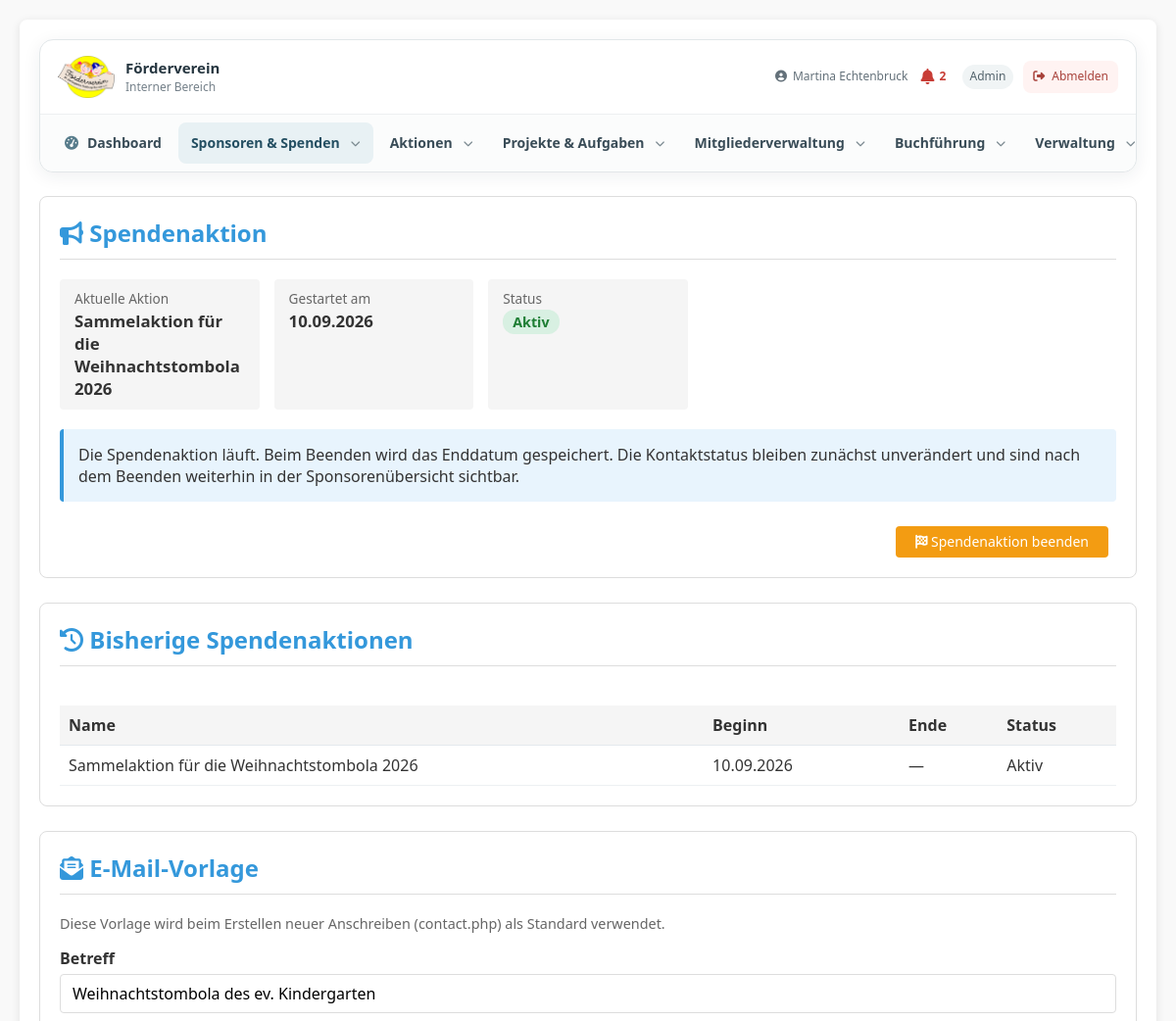
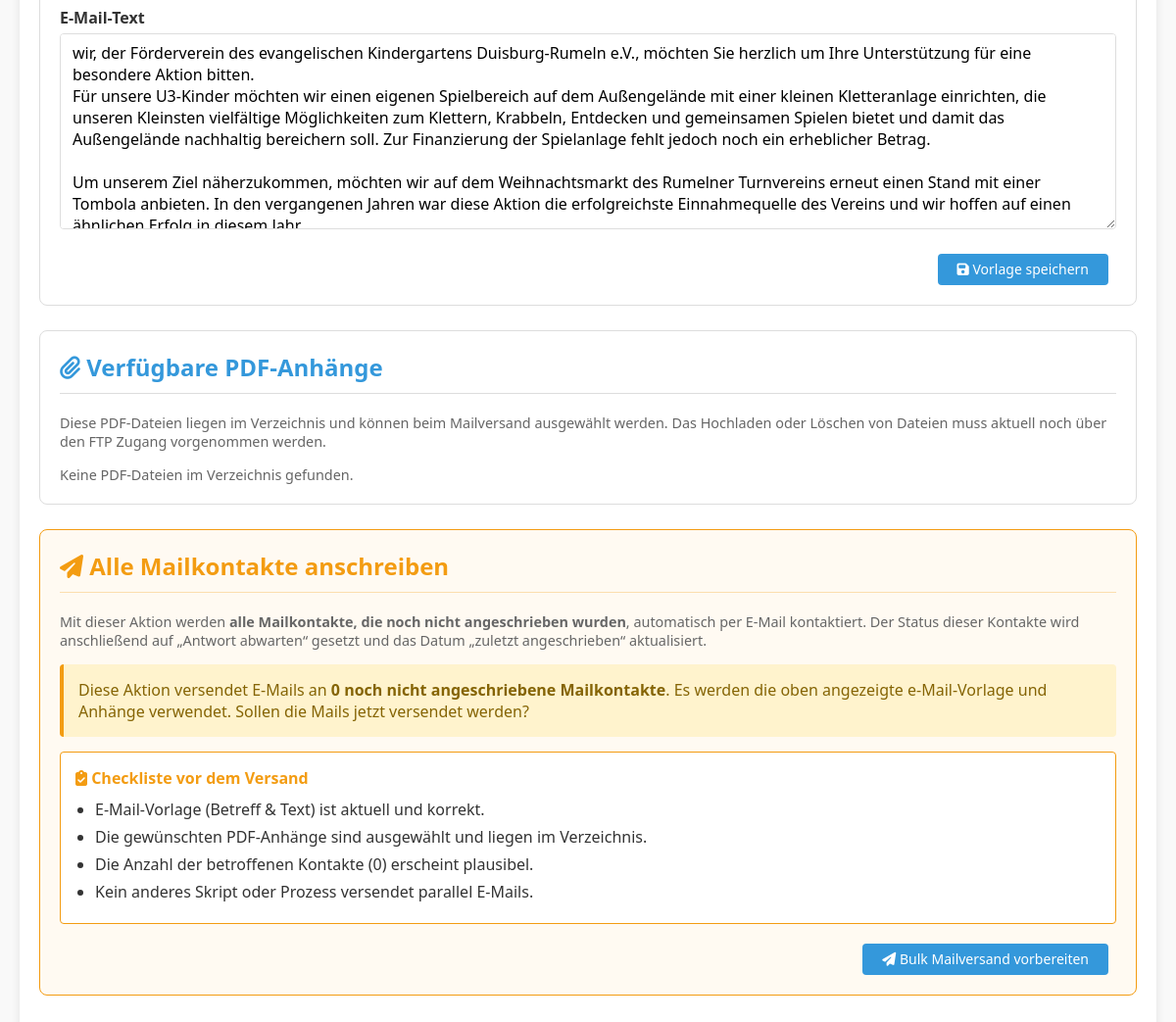
/edit_fundraising.php (signed in), run on the app's committed database (2 pictures, top to bottom).
### tables this page shows
CREATE TABLE `roles` (
  `id` int NOT NULL,
  `role_name` varchar(50) NOT NULL,
  `description` text,
  `created_at` timestamp NULL DEFAULT CURRENT_TIMESTAMP
);

CREATE TABLE `fundraising_campaigns` (
  `id` int UNSIGNED NOT NULL,
  `name` varchar(150) NOT NULL,
  `started_at` datetime NOT NULL DEFAULT CURRENT_TIMESTAMP,
  `ended_at` datetime DEFAULT NULL,
  `started_by` int DEFAULT NULL,
  `ended_by` int DEFAULT NULL,
  `created_at` timestamp NOT NULL DEFAULT CURRENT_TIMESTAMP
);

### edit_fundraising.php (called while the page is built, shortened)
<?php
require __DIR__ . '/app/Modules/Spendenaktionen/Pages/edit_fundraising.php';

### app/Core/Auth.php (called while the page is built, shortened)
<?php
function getUserRole() {
    $database = new Database();
    $conn = $database->getConnection();
    $stmt = $conn->prepare("
        SELECT r.role_name
        FROM users u
        JOIN user_roles ur ON u.id = ur.user_id
        JOIN roles r ON ur.role_id = r.id
        WHERE u.id = ?
        LIMIT 1
    ");
    $stmt->execute([$_SESSION['user_id']]);
    return $stmt->fetchColumn();
}
?>

### app/Modules/Spendenaktionen/Pages/edit_fundraising.php (the view, shortened to what this page needs)
<?php
$appRoot = dirname(__DIR__, 4);
require_once $appRoot . '/auth.php';
$currentFundraising = null;
$campaignHistory = [];
$pendingMailContacts = 0;
try {
    $database = new Database();
    $conn = $database->getConnection();
    $conn->setAttribute(PDO::ATTR_ERRMODE, PDO::ERRMODE_EXCEPTION);
    $activeCampaignStmt = $conn->query("SELECT id, name, started_at, ended_at FROM fundraising_campaigns WHERE ended_at IS NULL ORDER BY started_at DESC, id DESC LIMIT 1");
    $currentFundraising = $activeCampaignStmt->fetch(PDO::FETCH_ASSOC) ?: null;
    $campaignHistory = $conn->query("SELECT id, name, started_at, ended_at FROM fundraising_campaigns ORDER BY started_at DESC, id DESC LIMIT 10")->fetchAll(PDO::FETCH_ASSOC);
    $stmt = $conn->prepare("
        SELECT COUNT(*) FROM contacts
        WHERE typ = 'Mail'
          AND (status IS NULL OR status = '')
    ");
    $stmt->execute();
    $pendingMailContacts = (int)$stmt->fetchColumn();
    $stmt = $conn->prepare("SELECT betreff, mailtext FROM email_templates WHERE is_default = TRUE LIMIT 1");
    $stmt->execute();
    $template = $stmt->fetch(PDO::FETCH_ASSOC);
} catch (Exception $e) {
    $template = false;
}
$betreff = $template['betreff'] ?? 'Spendenanfrage für den Förderverein';
$text    = $template['mailtext'] ?? "Sehr geehrte Damen und Herren,\n\n" .
    "wir wenden uns heute mit einer Bitte an Sie: Unterstützen Sie unsere aktuelle Spendenaktion " .
    "für den Förderverein der Ev. KiTa Garumeln.\n\n" .
    "Jede Spende – ob groß oder klein – hilft uns, die Einrichtung für die Kinder noch schöner zu gestalten.\n\n" .
    "Mit freundlichen Grüßen\nIhr Förderverein";
$pdfFiles = [];
sort($pdfFiles);
?>
<!DOCTYPE html>
<html lang="de">
<head>
    <link rel="stylesheet" href="styles.css">
    <link rel="stylesheet" href="https://cdnjs.cloudflare.com/ajax/libs/font-awesome/6.4.0/css/all.min.css">
    <link rel="stylesheet" href="includes/navigation.css">
</head>
<body>
    <div class="container">
        <header class="app-page-header">
            <?php require $appRoot . '/includes/navigation.php'; ?>
        </header>
        <div class="fundraising-card">
            <h2><i class="fas fa-bullhorn"></i> Spendenaktion</h2>
            <?php if ($currentFundraising): ?>
                <div class="meta-grid">
                    <div class="meta-item"><div class="label">Aktuelle Aktion</div><div class="value"><?php echo htmlspecialchars($currentFundraising['name']); ?></div></div>
                    <div class="meta-item"><div class="label">Gestartet am</div><div class="value"><?php echo htmlspecialchars(date('d.m.Y', strtotime($currentFundraising['started_at']))); ?></div></div>
                    <div class="meta-item"><div class="label">Status</div><div class="value"><span class="status-badge active">Aktiv</span></div></div>
                </div>
                <div class="info-box" style="margin-top:20px;">Die Spendenaktion läuft. Beim Beenden wird das Enddatum gespeichert. Die Kontaktstatus bleiben zunächst unverändert und sind nach dem Beenden weiterhin in der Sponsorenübersicht sichtbar.</div>
                <div class="actions" style="margin-top:16px"><button type="button" class="btn btn-warning" id="endFundraisingBtn"><i class="fas fa-flag-checkered"></i> &nbsp;Spendenaktion beenden</button></div>
            <?php endif; ?>
        </div>
        <?php if (!empty($campaignHistory)): ?>
        <div class="fundraising-card">
            <h2><i class="fas fa-clock-rotate-left"></i> Bisherige Spendenaktionen</h2>
            <div style="overflow-x:auto"><table style="width:100%;border-collapse:collapse"><thead><tr><th style="text-align:left;padding:9px;border-bottom:1px solid #e4e9ed">Name</th><th style="text-align:left;padding:9px;border-bottom:1px solid #e4e9ed">Beginn</th><th style="text-align:left;padding:9px;border-bottom:1px solid #e4e9ed">Ende</th><th style="text-align:left;padding:9px;border-bottom:1px solid #e4e9ed">Status</th></tr></thead><tbody>
            <?php foreach ($campaignHistory as $campaign): ?>
                <tr><td style="padding:9px;border-bottom:1px solid #edf0f2"><?php echo htmlspecialchars($campaign['name']); ?></td><td style="padding:9px;border-bottom:1px solid #edf0f2"><?php echo htmlspecialchars(date('d.m.Y', strtotime($campaign['started_at']))); ?></td><td style="padding:9px;border-bottom:1px solid #edf0f2"><?php echo $campaign['ended_at'] ? htmlspecialchars(date('d.m.Y', strtotime($campaign['ended_at']))) : '—'; ?></td><td style="padding:9px;border-bottom:1px solid #edf0f2"><?php echo $campaign['ended_at'] ? 'Beendet' : 'Aktiv'; ?></td></tr>
            <?php endforeach; ?>
            </tbody></table></div>
        </div>
        <?php endif; ?>
        <div class="fundraising-card">
            <h2><i class="fas fa-envelope-open-text"></i> E-Mail-Vorlage</h2>
            <p class="section-description">
                Diese Vorlage wird beim Erstellen neuer Anschreiben (contact.php) als Standard verwendet.
            </p>
            <form>
                <div class="form-group" style="margin-bottom: 15px;">
                    <label for="betreff">Betreff</label>
                    <input type="text" id="betreff" class="form-control"
                           value="<?php echo htmlspecialchars($betreff); ?>">
                </div>
                <div class="form-group" style="margin-bottom: 15px;">
                    <label for="mailtext">E-Mail-Text</label>
                    <textarea id="mailtext" class="form-control"><?php echo htmlspecialchars($text); ?></textarea>
                </div>
                <div class="actions">
                    <button type="submit" class="btn btn-primary" disabled>
                        <i class="fas fa-save"></i> &nbsp;Vorlage speichern
                    </button>
                </div>
            </form>
        </div>
        <div class="fundraising-card">
            <h2><i class="fas fa-paperclip"></i> Verf&uuml;gbare PDF-Anh&auml;nge</h2>
            <p class="section-description">
                Diese PDF-Dateien liegen im Verzeichnis und k&ouml;nnen beim Mailversand ausgew&auml;hlt werden.
                Das Hochladen oder L&ouml;schen von Dateien muss aktuell noch &uuml;ber den FTP Zugang vorgenommen werden.
            </p>
            <?php if (!empty($pdfFiles)): ?>
                <div class="pdf-list">
                    <?php foreach ($pdfFiles as $pdfFile): ?>
                        <div class="pdf-item">
                            <div class="name">
                                <i class="fas fa-file-pdf"></i>
                                <?php echo htmlspecialchars($pdfFile); ?>
                            </div>
                            <div class="size">
                                <?php echo round(filesize($pdfFile) / 1024, 2); ?> KB
                            </div>
                        </div>
                    <?php endforeach; ?>
                </div>
            <?php else: ?>
                <div class="info-text">Keine PDF-Dateien im Verzeichnis gefunden.</div>
            <?php endif; ?>
        </div>
        <div class="warning-zone">
            <h2><i class="fas fa-paper-plane"></i> Alle Mailkontakte anschreiben</h2>
            <p class="section-description">
                Mit dieser Aktion werden <strong>alle Mailkontakte, die noch nicht angeschrieben wurden</strong>,
                automatisch per E-Mail kontaktiert. Der Status dieser Kontakte wird anschlie&szlig;end auf
                &bdquo;Antwort abwarten&ldquo; gesetzt und das Datum &bdquo;zuletzt angeschrieben&ldquo; aktualisiert.
            </p>
            <div class="warning-box">
                Diese Aktion versendet E-Mails an <strong><?php echo (int)$pendingMailContacts; ?> noch nicht angeschriebene
                Mailkontakte</strong>. Es werden die oben angezeigte e-Mail-Vorlage und Anh&auml;nge verwendet. Sollen die
                Mails jetzt versendet werden?
            </div>
            <div class="preflight-checklist">
                <h4><i class="fas fa-clipboard-check"></i> Checkliste vor dem Versand</h4>
                <ul>
                    <li>E-Mail-Vorlage (Betreff &amp; Text) ist aktuell und korrekt.</li>
                    <li>Die gew&uuml;nschten PDF-Anh&auml;nge sind ausgew&auml;hlt und liegen im Verzeichnis.</li>
                    <li>Die Anzahl der betroffenen Kontakte (<?php echo (int)$pendingMailContacts; ?>) erscheint plausibel.</li>
                    <li>Kein anderes Skript oder Prozess versendet parallel E-Mails.</li>
                </ul>
            </div>
            <div class="actions">
                <button type="button" class="btn btn-primary" id="prepareBulkMailBtn">
                    <i class="fas fa-paper-plane"></i> &nbsp;Bulk Mailversand vorbereiten
                </button>
            </div>
        </div>
    </div>
</body>
</html>

### includes/navigation.php (shortened to what this page needs)
<?php
$navigationItems = require __DIR__ . '/../config/navigation.php';
$currentPage = basename(parse_url($_SERVER['SCRIPT_NAME'] ?? '', PHP_URL_PATH) ?: '');
$currentQuery = [];
parse_str((string) (parse_url($_SERVER['REQUEST_URI'] ?? '', PHP_URL_QUERY) ?: ''), $currentQuery);
$isNavigationItemActive = static function (array $item) use ($currentPage, $currentQuery): bool {
    if ($currentPage !== basename((string) ($item['url'] ?? ''))) return false;
    $targetQuery = [];
    parse_str((string) (parse_url((string) ($item['url'] ?? ''), PHP_URL_QUERY) ?: ''), $targetQuery);
    foreach (['view'] as $key) {
        if (($targetQuery[$key] ?? null) !== ($currentQuery[$key] ?? null)) return false;
    }
    return true;
};
$currentUserName = $_SESSION['full_name'] ?? $_SESSION['username'] ?? 'Benutzer';
$currentUserRole = getUserRole();
$notificationUnreadCount = 0;
try {
    $notificationDb = (new Database())->getConnection();
    $notificationDb->setAttribute(PDO::ATTR_ERRMODE, PDO::ERRMODE_EXCEPTION);
    $notificationUserId = (int)($_SESSION['user_id'] ?? 0);
    $notificationConditions = ['user_id=?', 'is_read=0'];
    $notificationParams = [$notificationUserId];
    $notificationCountStmt = $notificationDb->prepare('SELECT COUNT(*) FROM notifications WHERE '.implode(' AND ', $notificationConditions));
    $notificationCountStmt->execute($notificationParams);
    $notificationUnreadCount = (int)$notificationCountStmt->fetchColumn();
} catch (Throwable $notificationError) {
    error_log('Benachrichtigungszähler: '.$notificationError->getMessage());
}
$visibleItems = [];
foreach ($navigationItems as $item) {
    if (!isset($item['permission']) || $item['permission'] === null || hasPermission($item['permission'])) {
        $visibleItems[] = $item;
    }
}
$navigationGroups = [
    'Sponsoren & Spenden' => ['Sponsorenübersicht', 'Spendenaktion'],
    'Aktionen' => ['Verkäufe & Bestellungen', 'Helferlisten'],
    'Projekte & Aufgaben' => ['Aufgabenübersicht', 'Projekt anlegen', 'Einzelaufgaben', 'Vorlagen'],
    'Mitgliederverwaltung' => ['Mitgliederübersicht', 'E-Mail-Vorlagen', 'Mitgliederkommunikation', 'Versandhistorie'],
    'Buchführung' => ['Buchungen'],
    'Verwaltung' => ['Benutzerverwaltung', 'Rollen & Rechte'],
];
$dashboardItem = null;
foreach ($visibleItems as $item) {
    if ($item['label'] === 'Dashboard') $dashboardItem = $item;
}
?>
<div class="app-navigation" aria-label="Hauptnavigation">
    <div class="app-navigation-top">
        <a class="app-navigation-brand" href="dashboard.php" aria-label="Förderverein intern – Dashboard">
            <img src="/intern/assets/foerderverein-logo.png" alt="Förderverein Ev. Kindergarten Duisburg-Rumeln e.V.">
            <span><strong>Förderverein</strong><small>Interner Bereich</small></span>
        </a>
        <div class="app-navigation-user">
            <a class="app-navigation-user-name app-navigation-profile-link" href="profile.php" title="Profil und Einstellungen öffnen"><i class="fas fa-user-circle" aria-hidden="true"></i> <?= htmlspecialchars((string) $currentUserName, ENT_QUOTES, 'UTF-8') ?></a>
            <a class="app-navigation-notifications<?= $notificationUnreadCount > 0 ? ' has-unread' : '' ?>" href="notifications.php" aria-label="Benachrichtigungen<?= $notificationUnreadCount > 0 ? ': '.$notificationUnreadCount.' ungelesen' : '' ?>" title="Benachrichtigungen">
                <i class="fas fa-bell" aria-hidden="true"></i>
                <?php if ($notificationUnreadCount > 0): ?><span class="app-navigation-notifications-count"><?= $notificationUnreadCount > 99 ? '99+' : $notificationUnreadCount ?></span><?php endif; ?>
            </a>
            <?php if ($currentUserRole !== null && $currentUserRole !== false && $currentUserRole !== ''): ?>
                <span class="app-navigation-role"><?= htmlspecialchars((string) $currentUserRole, ENT_QUOTES, 'UTF-8') ?></span>
            <?php endif; ?>
            <a class="app-navigation-logout" href="logout.php" title="Abmelden"><i class="fas fa-right-from-bracket" aria-hidden="true"></i><span>Abmelden</span></a>
        </div>
    </div>
    <nav class="app-navigation-menu" id="app-navigation-menu" aria-label="Bereiche">
        <?php if ($dashboardItem): ?>
            <a class="app-navigation-link<?= $currentPage === basename($dashboardItem['url']) ? ' is-active' : '' ?>" href="<?= htmlspecialchars($dashboardItem['url'], ENT_QUOTES, 'UTF-8') ?>"<?= $currentPage === basename($dashboardItem['url']) ? ' aria-current="page"' : '' ?>>
                <i class="<?= htmlspecialchars($dashboardItem['icon'], ENT_QUOTES, 'UTF-8') ?>" aria-hidden="true"></i><span>Dashboard</span>
            </a>
        <?php endif; ?>
        <?php foreach ($navigationGroups as $groupLabel => $groupItemLabels): ?>
            <?php
            $items = array_values(array_filter($visibleItems, static fn($item) => in_array($item['label'], $groupItemLabels, true)));
            $groupActive = false;
            foreach ($items as $item) if ($isNavigationItemActive($item)) $groupActive = true;
            ?>
            <div class="app-navigation-group<?= $groupActive ? ' has-active' : '' ?>">
                <button class="app-navigation-link app-navigation-group-toggle" type="button" aria-expanded="false">
                    <span><?= htmlspecialchars($groupLabel, ENT_QUOTES, 'UTF-8') ?></span><i class="fas fa-chevron-down app-navigation-chevron" aria-hidden="true"></i>
                </button>
            </div>
        <?php endforeach; ?>
    </nav>
</div>

### data on the page
roles: role_name "Admin"
fundraising_campaigns: name "Sammelaktion für die Weihnachtstombola 2026", started_at "10.09.2026", shows "Aktiv"

### other printed values
$currentUserName "Martina Echtenbruck"
$notificationUnreadCount "2"
$groupLabel "Sponsoren & Spenden"
$groupLabel "Aktionen"
$groupLabel "Projekte & Aufgaben"
$groupLabel "Mitgliederverwaltung"
$groupLabel "Buchführung"
$groupLabel "Verwaltung"
$pendingMailContacts "0"
